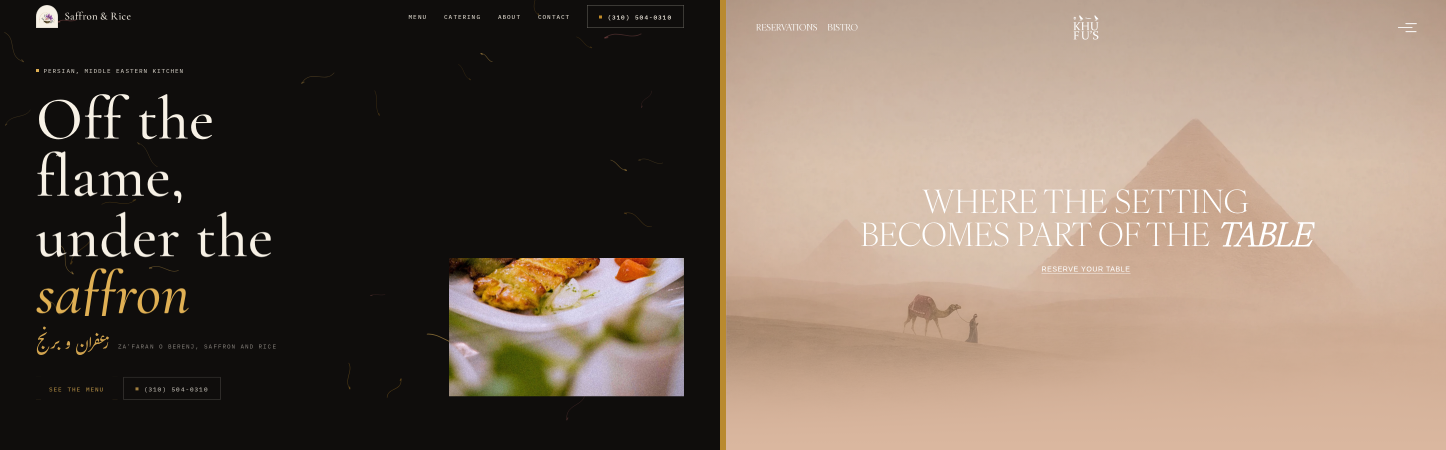
#> input picture review/composites/01-build-vs-REF-index-hero-khufus.png, 2892 x 900 px, given in place of home_d1440_viewport.png, which was not available (shown at 1/2 size)
$ python build.py
#> lines starting #> are read from the running program, lines starting #| are printed output that depends on the picture; pictures that were not available may be replaced by others from this repository, and a replacement may not be noted
#!/usr/bin/env python3
import os
from PIL import Image

ROOT = "/tmp/claude-0/-home-user-Saffron/24349566-67b3-502f-ae5a-53d67a044c7a/scratchpad/saffron-b"
SHOTS = os.path.join(ROOT, "review/site-round1/shots")
REFS = os.path.join(ROOT, "research/refs")
OUT = os.path.join(ROOT, "review/composites")

def load(p):
    return Image.open(p).convert("RGB")
#> returned value is the input picture: PIL image 2892x900 RGB; mean R, G, B 120.5, 104.2, 91.4

def composite(left_paths, right_paths, out_name, target_w=900, label_left="SITE", label_right="REF"):
    imgs_l = [load(p) for p in left_paths]
#> imgs_l = 1 item
    imgs_r = [load(p) for p in right_paths]
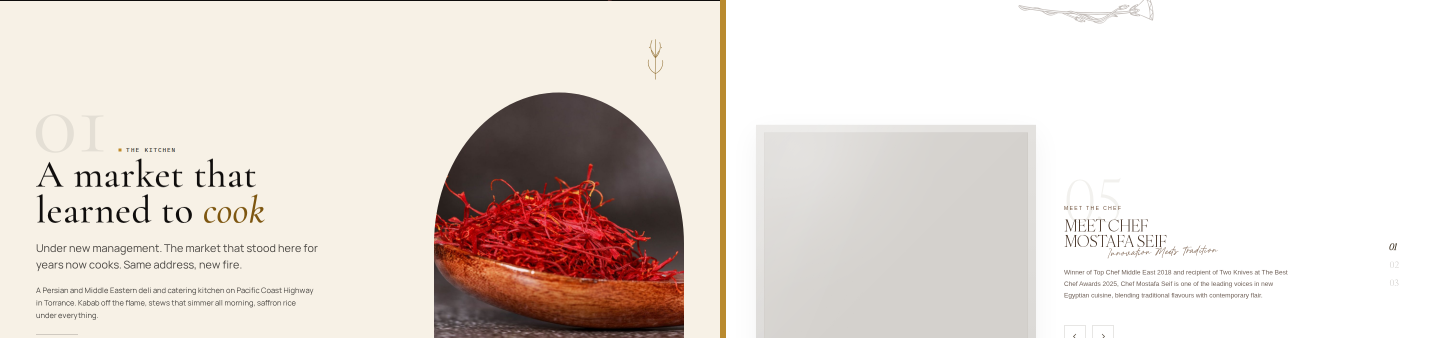
#> input picture review/composites/02-build-vs-REF-index-chapter-khufus-skeleton.png, 2892 x 676 px, given in place of desktop_scroll_00_0.png, which was not available (shown at 1/2 size)
#> in load, returned value is the input picture: PIL image 2892x676 RGB; mean R, G, B 228.4, 219.1, 213.1
#> imgs_r = 2 items
    def resize_col(imgs, w):
#> called with w = 900
        out = []
        for im in imgs:
            r = w / im.width
            out.append(im.resize((w, int(im.height * r))))
#> this loop made 1 pass
#> r on pass 1: 0.311
#> after the loop, out = 1 item
        return out
    imgs_l = resize_col(imgs_l, target_w)
    imgs_r = resize_col(imgs_r, target_w)
#> the loop in resize_col (call 2), `for im in imgs:` made 2 passes
    col_l_h = sum(i.height for i in imgs_l) + 10 * (len(imgs_l) - 1)
#> col_l_h = 280
    col_r_h = sum(i.height for i in imgs_r) + 10 * (len(imgs_r) - 1)
#> col_r_h = 430
    h = max(col_l_h, col_r_h) + 40
#> h = 470
    gap = 20
    w = target_w * 2 + gap
    canvas = Image.new("RGB", (w, h), (30, 30, 30))
#> canvas: PIL image 1820x470 RGB; every value is 30
    y = 40
    for im in imgs_l:
        canvas.paste(im, (0, y))
        y += im.height + 10
#> this loop made 1 pass
#> y on pass 1: 330
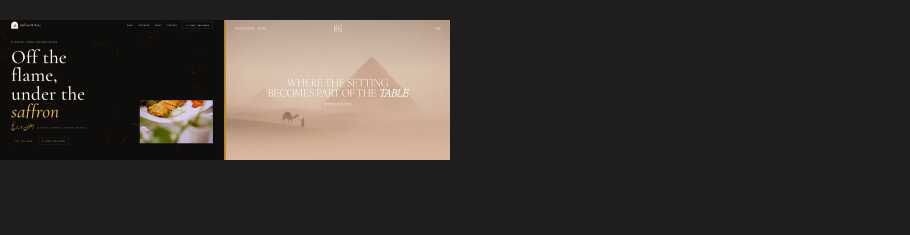
#> canvas: PIL image 1820x470 RGB (shown at 1/2 size); mean R, G, B 56.7, 51.9, 48.1
#> after the loop, y = 330
    y = 40
    for im in imgs_r:
        canvas.paste(im, (target_w + gap, y))
        y += im.height + 10
#> this loop made 2 passes
#> y on passes 1 to 2: 260, 480
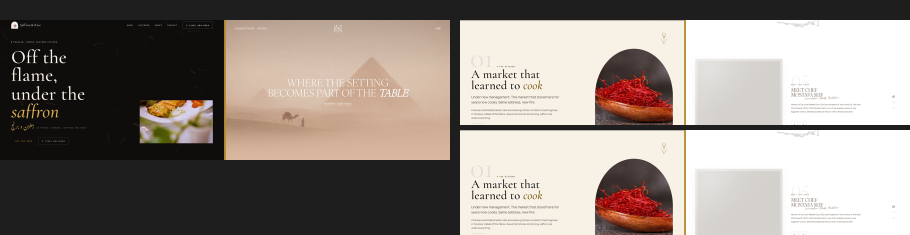
#> canvas: PIL image 1820x470 RGB (shown at 1/2 size); mean R, G, B 144.3, 135.4, 129
#> after the loop, y = 480
    canvas.save(os.path.join(OUT, out_name))
    print("wrote", out_name, canvas.size)
#| wrote 01_home_hero_vs_laguna_khufus.png (1820, 470)

# 1. home hero vs laguna + khufus hero
composite(
    [f"{SHOTS}/home_d1440_viewport.png"],
    [f"{REFS}/laguna/home/screenshots/desktop_scroll_00_0.png", f"{REFS}/khufus/home/screenshots/desktop_scroll_00_0.png" if os.path.exists(f"{REFS}/khufus/home/screenshots/desktop_scroll_00_0.png") else f"{REFS}/khufus/home/screenshots/desktop_1440_viewport.png"],
    "01_home_hero_vs_laguna_khufus.png"
)

# 2. day-night band vs khufus day-to-night (use mid scrolls)
composite(
    [f"{SHOTS}/home_d1440_scroll_03_2700.png", f"{SHOTS}/home_d1440_scroll_04_3600.png"],
    [f"{REFS}/khufus/home/screenshots/desktop_scroll_04_2980.png", f"{REFS}/khufus/home/screenshots/desktop_scroll_08_5960.png"],
    "02_day_night_vs_khufus.png"
)
#> (the run stopped early here; a loop or call above may not have finished)
